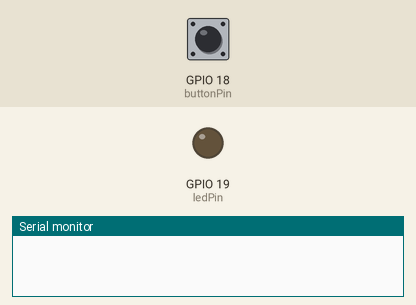
The sketch below on a simulated ESP32. Parts: output pins drawn as LEDs (lit = HIGH), the last lines printed to the serial monitor. The test bench sets the inputs (shaded band); at power-on: GPIO 18 (buttonPin) HIGH. Random numbers use the default seed unless the sketch sets one.

Above: at 1.2 s.
1.3 s: GPIO 18 (buttonPin) pulled LOW for 0.15 s
At 2.7 s:
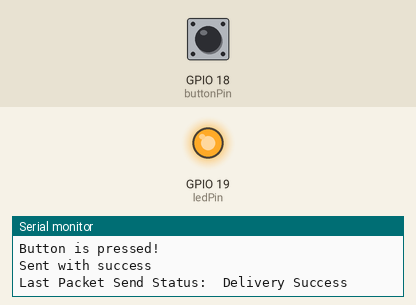
4.4 s: GPIO 18 (buttonPin) pulled LOW for 1 s
At 7.6 s:
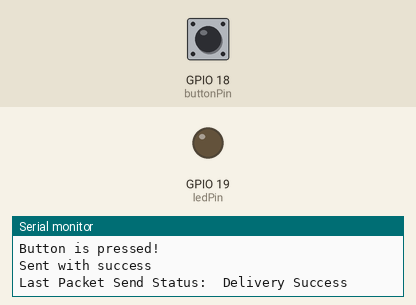
7.9 s: GPIO 18 (buttonPin) pulled LOW for 3.2 s
At 9.0 s:
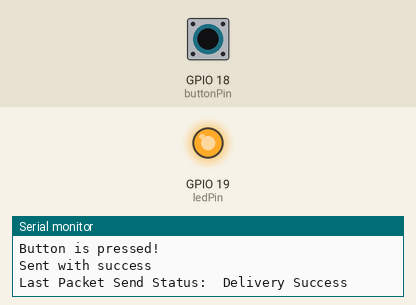
Timing chart, 0 to 13.4 s (numbered marks = the images above; inputs shaded):
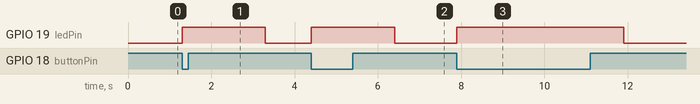

The sketch:

transmitter.ino
```cpp
#include "WiFi.h"
#include "esp_now.h"

uint8_t broadcastAddress[] = {0xA0,0xB7,0x65,0x59,0x61,0x24};
const int buttonPin = 18; // GPIO pin connected to the button
const int ledPin = 19;    // Built-in LED pin
typedef struct struct_message {
  char a[32];
  int b;
  float c;
  bool d;
} struct_message;

// Create a struct_message called myData
struct_message myData;

esp_now_peer_info_t peerInfo;

// callback when data is sent
void OnDataSent(const uint8_t *mac_addr, esp_now_send_status_t status) {
  Serial.print("\r\nLast Packet Send Status:\t");
  Serial.println(status == ESP_NOW_SEND_SUCCESS ? "Delivery Success" : "Delivery Fail");
}

void setup() {
  // Init Serial Monitor
  Serial.begin(115200);
  pinMode(buttonPin, INPUT_PULLUP);
  pinMode(ledPin,OUTPUT);
  // Set device as a Wi-Fi Station
  WiFi.mode(WIFI_STA);

  // Init ESP-NOW
  if (esp_now_init() != ESP_OK) {
    Serial.println("Error initializing ESP-NOW");
    return;
  }

  // Once ESPNow is successfully Init, we will register for Send CB to
  // get the status of Trasnmitted packet
  esp_now_register_send_cb(esp_now_send_cb_t(OnDataSent));

  // Register peer
  memcpy(peerInfo.peer_addr, broadcastAddress, 6);
  peerInfo.channel = 0;
  peerInfo.encrypt = false;

  // Add peer
  if (esp_now_add_peer(&peerInfo) != ESP_OK){
    Serial.println("Failed to add peer");
    return;
  }
}

void loop() {
  int buttonState = digitalRead(buttonPin);
  if(buttonState == LOW){
    Serial.println("Button is pressed!");
    digitalWrite(ledPin, HIGH); // Turn LED on

    // Set values to send
    strcpy(myData.a, "THIS IS A CHAR");
    myData.b = random(1,20);
    myData.c = 1.2;
    myData.d = false;

    // Send message via ESP-NOW
    esp_err_t result = esp_now_send(broadcastAddress, (uint8_t *) &myData, sizeof(myData));

    if (result == ESP_OK) {
      Serial.println("Sent with success");
    }
    else {
      Serial.println("Error sending the data");
    }
    delay(2000);
  }
  else {
    digitalWrite(ledPin, LOW);  // Turn LED off
  }

}
```

Measured:
- after the input at 1.3 s, GPIO 19 (ledPin): LOW → HIGH at once, → LOW 2.0 s later
- after the input at 4.4 s, GPIO 19 (ledPin): LOW → HIGH at once, → LOW 2.0 s later
- after the input at 7.9 s, GPIO 19 (ledPin): LOW → HIGH at once, → LOW 4.0 s later
